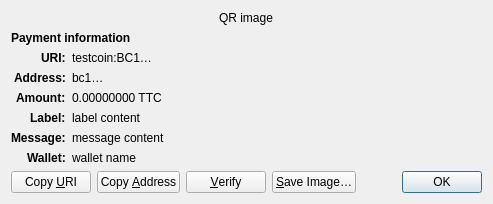
<?xml version="1.0" encoding="UTF-8"?>
<ui version="4.0">
 <class>ReceiveRequestDialog</class>
 <widget class="QDialog" name="ReceiveRequestDialog">
  <property name="geometry">
   <rect>
    <x>0</x>
    <y>0</y>
    <width>413</width>
    <height>229</height>
   </rect>
  </property>
  <property name="windowTitle">
   <string>Request payment to …</string>
  </property>
  <layout class="QGridLayout" name="gridLayout" columnstretch="0,1">
   <property name="sizeConstraint">
    <enum>QLayout::SetFixedSize</enum>
   </property>
   <item row="0" column="0" colspan="2" alignment="Qt::AlignHCenter">
    <widget class="QRImageWidget" name="qr_code">
     <property name="text">
      <string notr="true">QR image</string>
     </property>
     <property name="textInteractionFlags">
      <set>Qt::NoTextInteraction</set>
     </property>
    </widget>
   </item>
   <item row="1" column="0" colspan="2">
    <widget class="QLabel" name="payment_header">
     <property name="font">
      <font>
       <weight>75</weight>
       <bold>true</bold>
      </font>
     </property>
     <property name="text">
      <string>Payment information</string>
     </property>
     <property name="textInteractionFlags">
      <set>Qt::NoTextInteraction</set>
     </property>
    </widget>
   </item>
   <item row="2" column="0" alignment="Qt::AlignRight|Qt::AlignTop">
    <widget class="QLabel" name="uri_tag">
     <property name="font">
      <font>
       <weight>75</weight>
       <bold>true</bold>
      </font>
     </property>
     <property name="text">
      <string notr="true">URI:</string>
     </property>
     <property name="textFormat">
      <enum>Qt::PlainText</enum>
     </property>
     <property name="textInteractionFlags">
      <set>Qt::NoTextInteraction</set>
     </property>
    </widget>
   </item>
   <item row="2" column="1" alignment="Qt::AlignTop">
    <widget class="QLabel" name="uri_content">
     <property name="text">
      <string notr="true">testcoin:BC1…</string>
     </property>
     <property name="textFormat">
      <enum>Qt::RichText</enum>
     </property>
     <property name="wordWrap">
      <bool>true</bool>
     </property>
     <property name="textInteractionFlags">
      <set>Qt::TextSelectableByMouse</set>
     </property>
    </widget>
   </item>
   <item row="3" column="0" alignment="Qt::AlignRight|Qt::AlignTop">
    <widget class="QLabel" name="address_tag">
     <property name="font">
      <font>
       <weight>75</weight>
       <bold>true</bold>
      </font>
     </property>
     <property name="text">
      <string>Address:</string>
     </property>
     <property name="textInteractionFlags">
      <set>Qt::NoTextInteraction</set>
     </property>
    </widget>
   </item>
   <item row="3" column="1" alignment="Qt::AlignTop">
    <widget class="QLabel" name="address_content">
     <property name="text">
      <string notr="true">bc1…</string>
     </property>
     <property name="textFormat">
      <enum>Qt::PlainText</enum>
     </property>
     <property name="textInteractionFlags">
      <set>Qt::TextSelectableByMouse</set>
     </property>
    </widget>
   </item>
   <item row="4" column="0" alignment="Qt::AlignRight|Qt::AlignTop">
    <widget class="QLabel" name="amount_tag">
     <property name="font">
      <font>
       <weight>75</weight>
       <bold>true</bold>
      </font>
     </property>
     <property name="text">
      <string>Amount:</string>
     </property>
     <property name="textInteractionFlags">
      <set>Qt::NoTextInteraction</set>
     </property>
    </widget>
   </item>
   <item row="4" column="1" alignment="Qt::AlignTop">
    <widget class="QLabel" name="amount_content">
     <property name="text">
      <string notr="true">0.00000000 TTC</string>
     </property>
     <property name="textFormat">
      <enum>Qt::PlainText</enum>
     </property>
     <property name="textInteractionFlags">
      <set>Qt::TextSelectableByMouse</set>
     </property>
    </widget>
   </item>
   <item row="5" column="0" alignment="Qt::AlignRight|Qt::AlignTop">
    <widget class="QLabel" name="label_tag">
     <property name="font">
      <font>
       <weight>75</weight>
       <bold>true</bold>
      </font>
     </property>
     <property name="text">
      <string>Label:</string>
     </property>
     <property name="textInteractionFlags">
      <set>Qt::NoTextInteraction</set>
     </property>
    </widget>
   </item>
   <item row="5" column="1" alignment="Qt::AlignTop">
    <widget class="QLabel" name="label_content">
     <property name="text">
      <string notr="true">label content</string>
     </property>
     <property name="textFormat">
      <enum>Qt::PlainText</enum>
     </property>
     <property name="wordWrap">
      <bool>true</bool>
     </property>
     <property name="textInteractionFlags">
      <set>Qt::TextSelectableByMouse</set>
     </property>
    </widget>
   </item>
   <item row="6" column="0" alignment="Qt::AlignRight|Qt::AlignTop">
    <widget class="QLabel" name="message_tag">
     <property name="font">
      <font>
       <weight>75</weight>
       <bold>true</bold>
      </font>
     </property>
     <property name="text">
      <string>Message:</string>
     </property>
     <property name="textInteractionFlags">
      <set>Qt::NoTextInteraction</set>
     </property>
    </widget>
   </item>
   <item row="6" column="1" alignment="Qt::AlignTop">
    <widget class="QLabel" name="message_content">
     <property name="text">
      <string notr="true">message content</string>
     </property>
     <property name="textFormat">
      <enum>Qt::PlainText</enum>
     </property>
     <property name="wordWrap">
      <bool>true</bool>
     </property>
     <property name="textInteractionFlags">
      <set>Qt::TextSelectableByMouse</set>
     </property>
    </widget>
   </item>
   <item row="7" column="0" alignment="Qt::AlignRight|Qt::AlignTop">
    <widget class="QLabel" name="wallet_tag">
     <property name="font">
      <font>
       <weight>75</weight>
       <bold>true</bold>
      </font>
     </property>
     <property name="text">
      <string>Wallet:</string>
     </property>
     <property name="textInteractionFlags">
      <set>Qt::NoTextInteraction</set>
     </property>
    </widget>
   </item>
   <item row="7" column="1" alignment="Qt::AlignTop">
    <widget class="QLabel" name="wallet_content">
     <property name="text">
      <string notr="true">wallet name</string>
     </property>
     <property name="textFormat">
      <enum>Qt::PlainText</enum>
     </property>
     <property name="wordWrap">
      <bool>true</bool>
     </property>
     <property name="textInteractionFlags">
      <set>Qt::TextSelectableByMouse</set>
     </property>
    </widget>
   </item>
   <item row="8" column="0" colspan="2">
    <layout class="QHBoxLayout" name="horizontalLayout">
     <item>
      <widget class="QPushButton" name="btnCopyURI">
       <property name="text">
        <string>Copy &amp;URI</string>
       </property>
       <property name="autoDefault">
        <bool>false</bool>
       </property>
      </widget>
     </item>
     <item>
      <widget class="QPushButton" name="btnCopyAddress">
       <property name="text">
        <string>Copy &amp;Address</string>
       </property>
       <property name="autoDefault">
        <bool>false</bool>
       </property>
      </widget>
     </item>
     <item>
      <widget class="QPushButton" name="btnVerify">
       <property name="text">
        <string>&amp;Verify</string>
       </property>
       <property name="toolTip">
        <string>Verify this address on e.g. a hardware wallet screen</string>
       </property>
       <property name="autoDefault">
        <bool>false</bool>
       </property>
      </widget>
     </item>
     <item>
      <widget class="QPushButton" name="btnSaveAs">
       <property name="text">
        <string>&amp;Save Image…</string>
       </property>
       <property name="autoDefault">
        <bool>false</bool>
       </property>
      </widget>
     </item>
     <item>
      <spacer name="horizontalSpacer_2">
       <property name="orientation">
        <enum>Qt::Horizontal</enum>
       </property>
       <property name="sizeHint" stdset="0">
        <size>
         <width>40</width>
         <height>20</height>
        </size>
       </property>
      </spacer>
     </item>
     <item>
      <widget class="QDialogButtonBox" name="buttonBox">
       <property name="focusPolicy">
        <enum>Qt::StrongFocus</enum>
       </property>
       <property name="standardButtons">
        <set>QDialogButtonBox::Ok</set>
       </property>
      </widget>
     </item>
    </layout>
   </item>
  </layout>
 </widget>
 <customwidgets>
  <customwidget>
   <class>QRImageWidget</class>
   <extends>QLabel</extends>
   <header>qt/qrimagewidget.h</header>
  </customwidget>
 </customwidgets>
 <tabstops>
  <tabstop>buttonBox</tabstop>
  <tabstop>btnCopyURI</tabstop>
  <tabstop>btnCopyAddress</tabstop>
  <tabstop>btnSaveAs</tabstop>
 </tabstops>
 <resources/>
 <connections>
  <connection>
   <sender>buttonBox</sender>
   <signal>accepted()</signal>
   <receiver>ReceiveRequestDialog</receiver>
   <slot>accept()</slot>
   <hints>
    <hint type="sourcelabel">
     <x>135</x>
     <y>230</y>
    </hint>
    <hint type="destinationlabel">
     <x>135</x>
     <y>126</y>
    </hint>
   </hints>
  </connection>
 </connections>
</ui>
